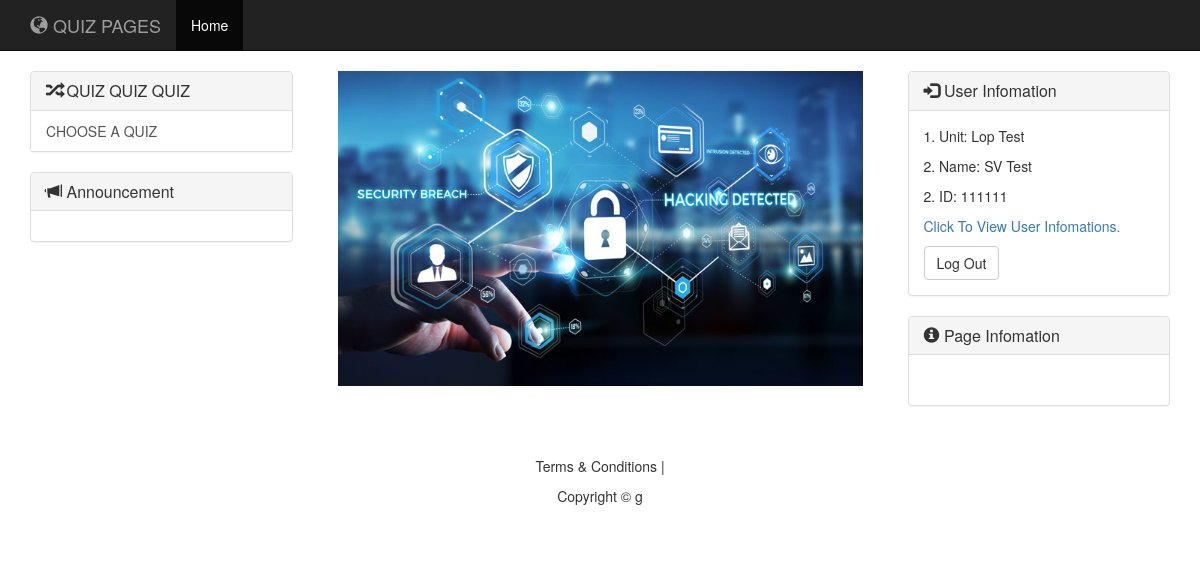
/index/index.php (signed in), run on the app's committed database.
### tables this page shows
CREATE TABLE `user`  (
  `id` int(10) NOT NULL AUTO_INCREMENT,
  `userid` varchar(20) NULL DEFAULT NULL,
  `password` varchar(20) NULL DEFAULT NULL,
  `hoten` varchar(100) NULL DEFAULT NULL,
  `ten` varchar(20) NULL DEFAULT NULL,
  `lop` varchar(10) NULL DEFAULT NULL,
  `masv` varchar(15) NULL DEFAULT NULL,
  PRIMARY KEY (`id`) USING BTREE
);

### widgets/logout_view2.php (the view, shortened to what this page needs)
						<?php
						$uid=$_SESSION['userid'];
						$sql="SELECT * FROM user WHERE id ='$uid'";
$result=mysqli_query($connect, $sql);
	    while ($value=mysqli_fetch_assoc($result)) {
		$hoten=$value['hoten'];
		$masv=$value['masv'];
		$lop=$value['lop'];
		    }
						?>
				<div class="panel-heading">
					<h3 class="panel-title">
						<span class="glyphicon glyphicon-log-in"></span>
						User Infomation
					</h3>
				</div>
				<div class="panel-body">
					<form>
							<p>1. Unit: <?php echo $lop; ?></p>
							<p>2. Name: <?php echo $hoten; ?></p>
							<p>2. ID: <?php echo $masv; ?></p>
							<p><a href="userpage.php" id="butti">Click To View User Infomations.</a></p>
						<button type="submit" class="btn btn-default" onclick="callphp('../scripts/logout.php');return false;">
						Log Out</button>
					</form>
				</div>

### css/custom.css (style rules this page uses)
h1, h2, h3, h4, h5, h6 { color: black; }

### data on the page
user: lop "Lop Test", hoten "SV Test", masv "111111"
